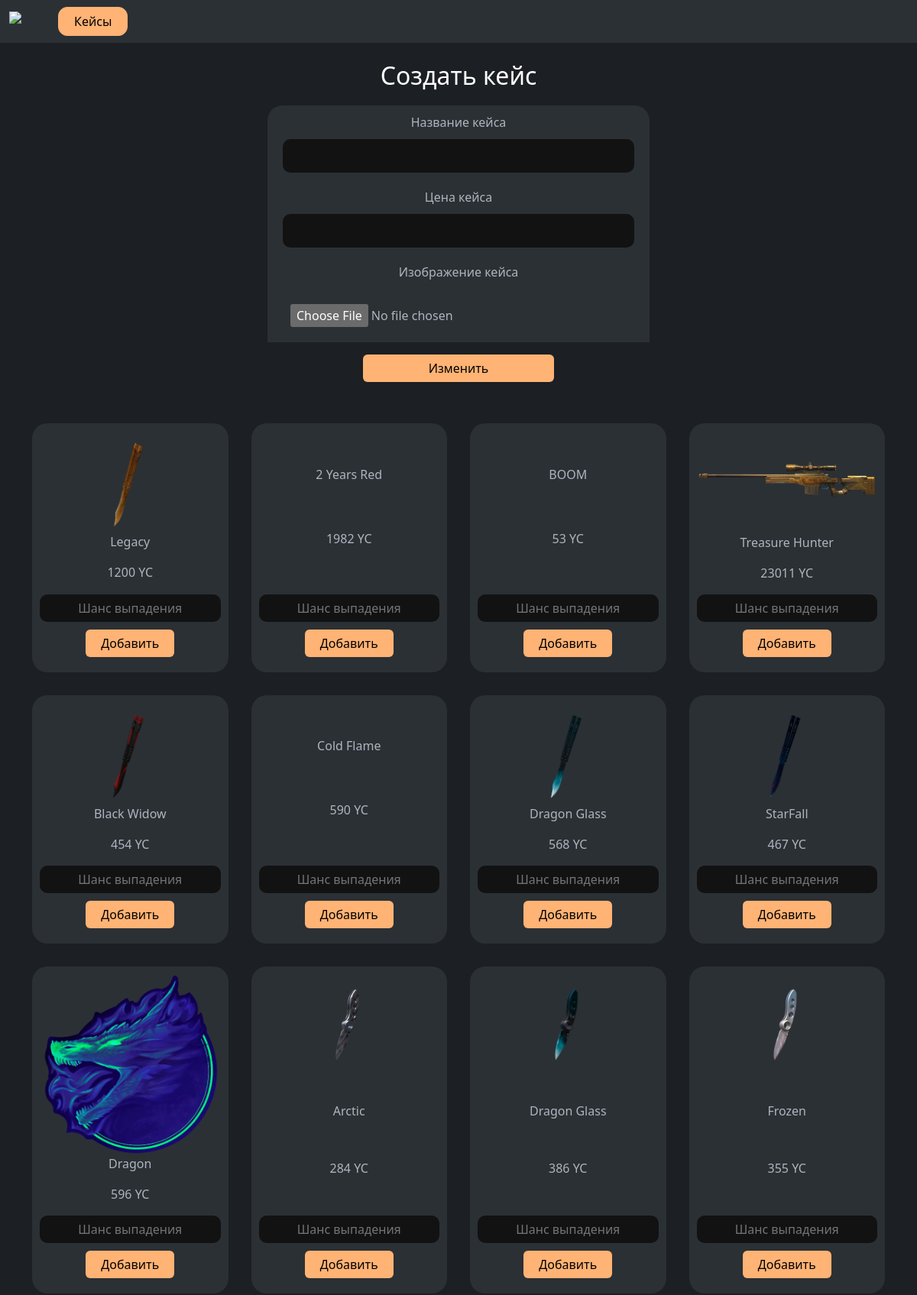
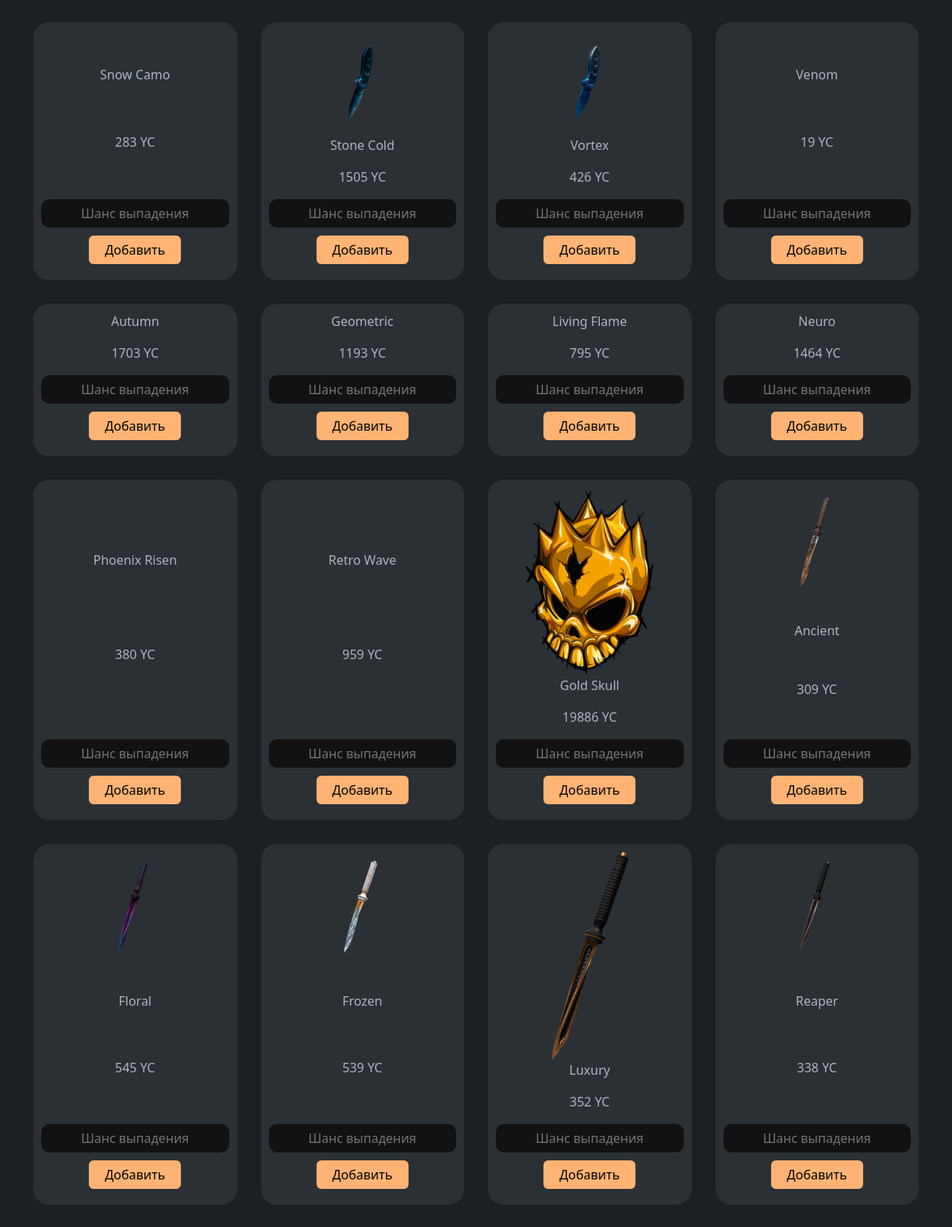
Page /personal-admin/case/create/ (upper part) on the committed database (2 pictures, top to bottom).
### weapons/models.py (models this page shows, shortened)
class Weapons(models.Model):
    LEG = (
        ('R', 'Rare'),
        ('E', 'Epic'),
        ('L', 'Legendary'),
        ('A', 'Arcane')
    )
    name = models.CharField(verbose_name="Название оружия", max_length=200)
    model_w = models.CharField(verbose_name="Модель оружия", max_length=200)
    price = models.IntegerField()
    img = models.ImageField(upload_to='img/weapons/%Y-%m-%d/')
    leg = models.CharField(max_length=1, choices=LEG, verbose_name="Редкость оружия")
    stattrak = models.BooleanField(default=False, verbose_name="StatTrak")

### main/views.py (the view)
# urls.py: path('create/', case_create, name='case_create'),
def case_create(request):
    if request.method == 'POST':
        cf = CaseForm(request.POST or None, request.FILES or None)
        if cf.is_valid():
            product = cf.save(commit=False)
            product.save()
    form = CaseForm()
    weapons = Weapons.objects.all()
    if request.user.is_authenticated:
        user = get_user(request)
        tg_user = UsersTelegram.objects.get(tg_id=int(user.username))
        response = requests.get(f'http://127.0.0.1:5000/get?username={tg_user.username}')
        res = response.json()
        balance = res['balance']
    else:
        tg_user = []
        balance = 0
    return render(request, 'createcase.html', {'form': form, 'weapons': weapons, 'tg_user': tg_user, 'balance': balance})

### case/forms.py
class CaseForm(forms.ModelForm):
    name = forms.CharField()
    price = forms.IntegerField()
    img = forms.ImageField()
    weapons = forms.JSONField()
    class Meta:
        model = Case
        fields = '__all__'

### templates/createcase.html (shortened to what this page needs)
{% extends 'base.html' %}
{% load static %}
{% block container %}
<div class="personal">
    <h2 class="pt-4 text-white text-center ">Создать кейс</h2>
    <div class="container">
    <form method="POST" enctype="multipart/form-data">
      <div class="block">
        <label for="id_name">Название кейса</label>
        {{ form.name }}
      </div>
      <div class="block">
        <label for="id_price">Цена кейса</label>
        {{ form.price }}
      </div>
      <div class="block">
        <label for="id_img">Изображение кейса</label>
        {{ form.img }}
      </div>
      <div class="d-grid gap-2 col-6 mx-auto mt-3">
        <button class="btn a" type="submit">Изменить</button>
      </div>
    </form>
      <div class="weapons item-container">
        {% for w in weapons %}
          <div class="item sss" id="weapon_2_{{ w.id }}">
            <img src="{{ w.img.url }}" alt="" />
            <p>{{ w.name }}</p>
            <p>{{ w.price }} YC</p>
            <div>
              <input style="margin-bottom: 10px; padding: 6px;" type="tel" id="inp_chance_2_{{ w.id }}" placeholder="Шанс выпадения">
              <button onclick="add_weapons({{ w.id }})" type="button" class="btn a add__btn" id="btn_2_{{ w.id }}">Добавить</button>
            </div>
          </div>
        {% endfor %}
      </div>
  </div>
  </div>
{% endblock %}

### static/styles/all.css (style rules this page uses)
.btn { background: #20c997; color: black; border: none; padding: 6px 20px; transition: background .2s ease-in-out !important; }
.block { margin-top: 1rem; padding: 10px 20px; }
.item-container { margin-top: 1.5rem; display: grid; grid-template-columns: 1fr 1fr 1fr 1fr; gap: 30px; margin-bottom: 30px; }
body { margin-bottom: 20px; }

### static/styles/personal_admin.css (style rules this page uses)
.personal .nav-link.active, .personal .btn.a { background-color: #ffb374; color: #000000; }
.personal .d-grid { max-width: 500px; }
.personal .block { background-color: #2b3035; display: flex; flex-direction: column; align-items: center; gap: 10px; margin: 0 auto; }
.personal form { overflow: hidden; border-radius: 20px; margin: 0 auto; max-width: 500px; margin-top: 20px; }
.personal input { text-align: center; border: none; padding: 10px; width: 100%; border-radius: 10px; }

### rows in the picture
Weapons: img (picture), name "Legacy", price "1200"
Weapons: name "2 Years Red", price "1982"
Weapons: name "BOOM", price "53"
Weapons: img (picture), name "Treasure Hunter", price "23011"
Weapons: img (picture), name "Black Widow", price "454"
Weapons: name "Cold Flame", price "590"
Weapons: img (picture), name "Dragon Glass", price "568"
Weapons: img (picture), name "StarFall", price "467"
Weapons: img (picture), name "Dragon", price "596"
Weapons: img (picture), name "Arctic", price "284"
Weapons: img (picture), name "Dragon Glass", price "386"
Weapons: img (picture), name "Frozen", price "355"
Weapons: name "Snow Camo", price "283"
Weapons: img (picture), name "Stone Cold", price "1505"
Weapons: img (picture), name "Vortex", price "426"
Weapons: name "Venom", price "19"
Weapons: name "Autumn", price "1703"
Weapons: name "Geometric", price "1193"
Weapons: name "Living Flame", price "795"
Weapons: name "Neuro", price "1464"
Weapons: name "Phoenix Risen", price "380"
Weapons: name "Retro Wave", price "959"
Weapons: img (picture), name "Gold Skull", price "19886"
Weapons: img (picture), name "Ancient", price "309"
Weapons: img (picture), name "Floral", price "545"
Weapons: img (picture), name "Frozen", price "539"
Weapons: img (picture), name "Luxury", price "352"
Weapons: img (picture), name "Reaper", price "338"
